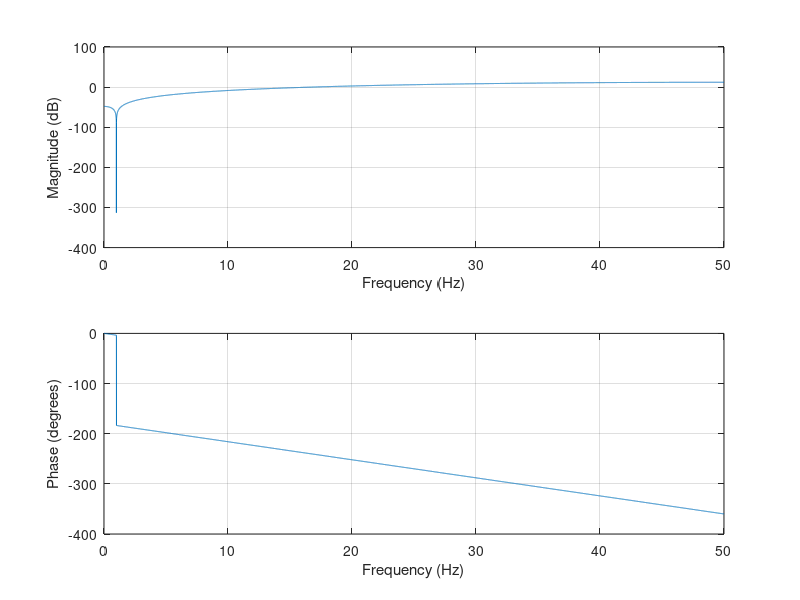
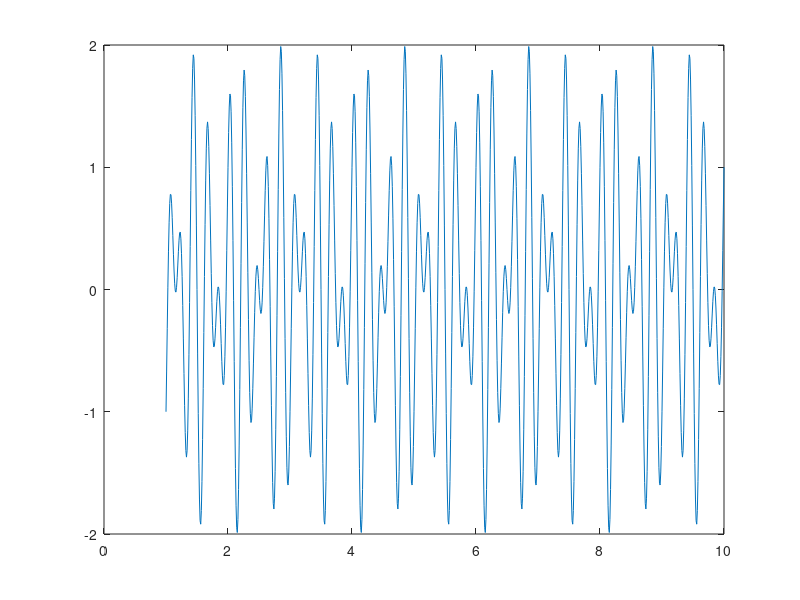
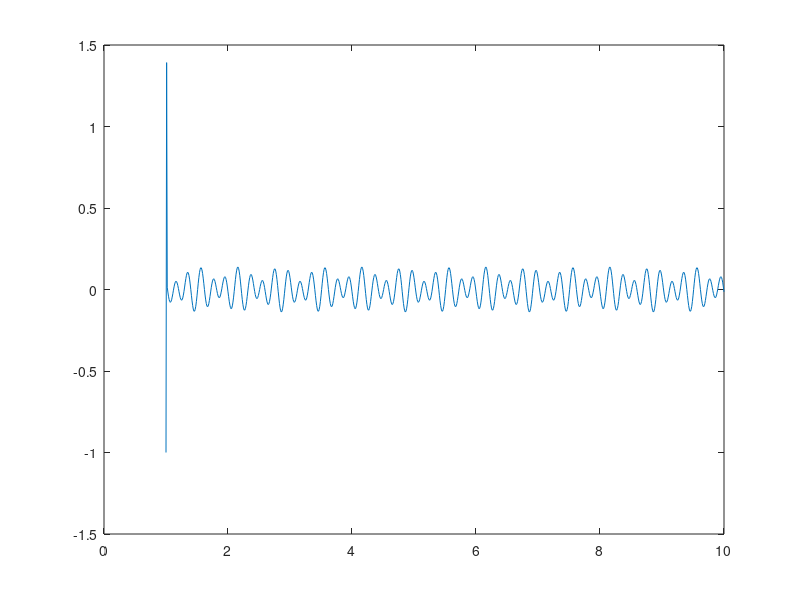
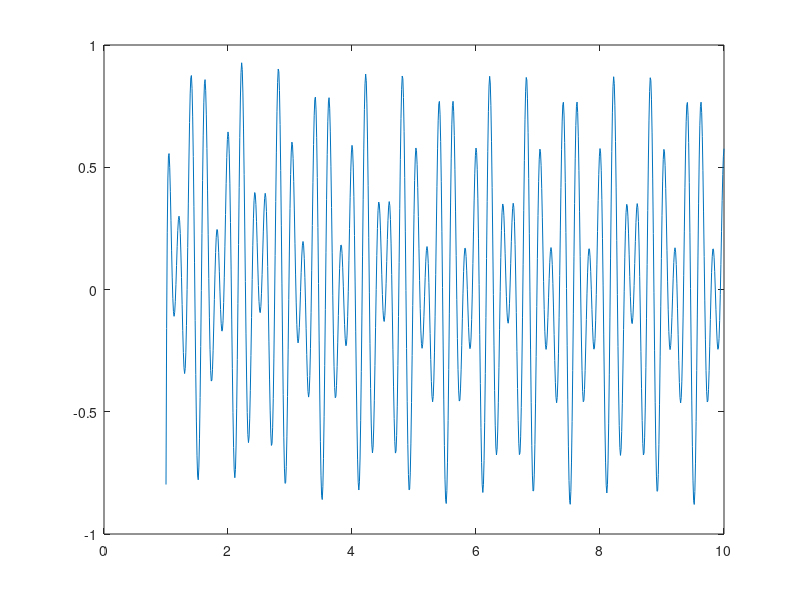

The MATLAB source for these figures, in order:
%B1=[1, -z0]
%B2=[1, -z0*]
t=[1:0.01:10];

%IL PUNTO E` la frequenza di campionamento
%E` 100!!! 1/100
z1=exp(i*2*pi*1/100);
z2=exp(-i*2*pi*1/100);


A=[1];
B1=[1, -z1];
B2=[1, -z2];
B=conv(B1,B2)



s=sin(2*pi*5*t)+cos(2*pi*3.5*t);
w=s+sin(2*pi*1*t);


%B=conv(B1,B2) (se ho tanti punti, al posto di calcolare a mano posso farlo
%fare a matlab)

%A=[1]
%B=[1, -1.44, 1]

y=filter(B,A,w);

figure(1)
freqz(B,A,10000,100) %taglia proprio la frequenza 1000
figure(2)
plot(t,s)
figure(3)
plot(t,y)


%solitamente per prototipare i filtri si usano dei tool tipo fdatool
%do una banda sulle y -- e una manda sulle x
%la "banda" sulle y mi dice dove il filtro puo` variare
%definisco dei limiti...non mi interessa cosa fa..ma metto io dei paletti
%notching --> per eliminare una frequenza netta
%cacchio, ma il notching e` molto piu` bello del nostro, come  mai?
%lo zero ha quel valore....non si scappa. Ha aggiunto un polo!!!!
%Un polo vicino allo zero. Esporto i parametri A e B
num=[0.7976   -1.5920    0.7976]
den=[1.0000   -1.5920    0.5952]

y2=filter(num,den,w)

figure(4)
plot(t,y2)





